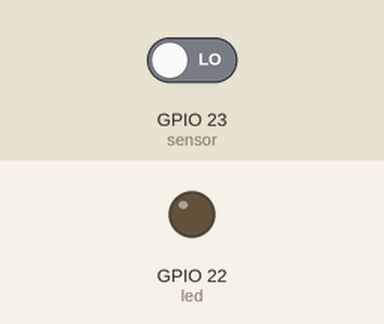
A program run on a simulated ESP32. Parts: output pins drawn as LEDs (lit = HIGH). The test bench sets the inputs (shaded band); at power-on: GPIO 23 (sensor) LOW.

Above: at 1.2 s.
1.3 s: GPIO 23 (sensor) driven HIGH
At 2.2 s:
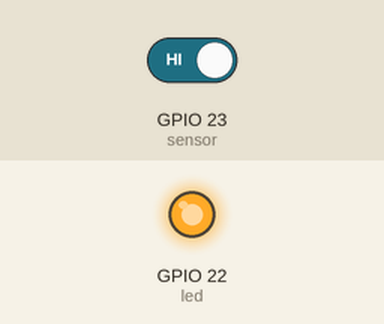
2.8 s: GPIO 23 (sensor) driven LOW
At 3.3 s:
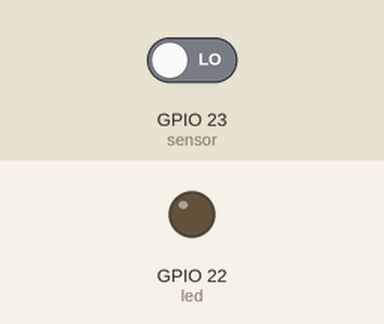
Timing chart, 0 to 5.8 s (numbered marks = the images above; inputs shaded):
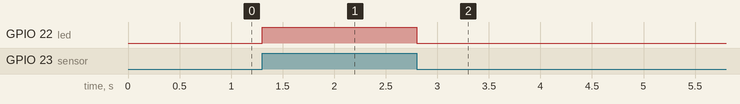

The program:

main.cpp
```cpp
#include <Arduino.h>
#define sensor 23
#define led 22

void setup() {
  Serial.begin(9600);
  pinMode(sensor, INPUT);
  pinMode(led, OUTPUT);
}

void loop() {
  digitalWrite(led, digitalRead(sensor));
}
```

Measured:
- after the input at 1.3 s, GPIO 22 (led): LOW → HIGH at once
- after the input at 2.8 s, GPIO 22 (led): HIGH → LOW at once
